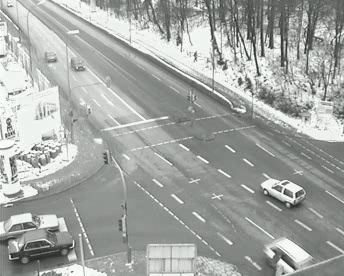
#> input picture CVBVP-Daten/OpenCV-06/Vid06.png, 344 x 276 px, given in place of Vid06a.avi, which was not available
$ python Prog06.py
#> lines starting #> are read from the running program, lines starting #| are printed output that depends on the picture; pictures that were not available may be replaced by others from this repository, and a replacement may not be noted
import cv2 as cv
import numpy as np

cap = cv.VideoCapture("CVBVP-Daten/OpenCV-06/Vid06a.avi")

if not cap.isOpened():
    print("Cannot open video file.")
    exit()

lastFrameBlur = None

while True:
    # Aufgabe 1
    # Capture frame-by-frame
    ret, frame = cap.read()
#> frame is the input picture: shape (276, 344, 3); mean B, G, R 163.1, 166.6, 163.1
    # if frame is read correctly ret is True
    if not ret:
        print("Can't receive frame (stream end?). Exiting ...")
        break
    # Our operations on the frame come here
    frame = cv.cvtColor(frame, cv.COLOR_BGR2GRAY)
#> frame: shape (276, 344)
    kernel = 5

    if lastFrameBlur is None:
        lastFrameBlur = np.empty(frame.shape, dtype=frame.dtype)
        lastFrameMedianBlur = np.empty(frame.shape, dtype=frame.dtype)
        lastFrameEqHist = np.empty(frame.shape, dtype=frame.dtype)
        lastFrame = np.empty(frame.shape, dtype=frame.dtype)

    modFrameBlur = cv.blur(frame, (5, 5))
    modFrameMedianBlur = cv.medianBlur(frame, 5)
    modFrameEqHist = cv.equalizeHist(frame)
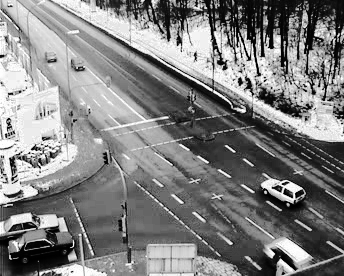
#> modFrameEqHist: shape (276, 344); min 0, max 255, mean 128.6

    diffFrame = cv.absdiff(frame, lastFrame)
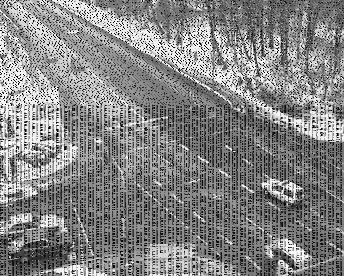
#> diffFrame: shape (276, 344); min 0, max 255, mean 132
    diffFrameBlur = cv.absdiff(modFrameBlur, lastFrameBlur)
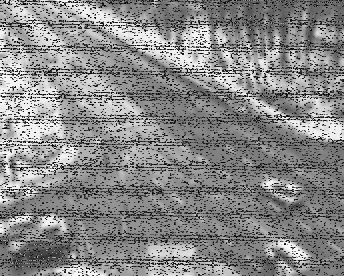
#> diffFrameBlur: shape (276, 344); min 0, max 251, mean 135.8
    diffFrameMedianBlur = cv.absdiff(modFrameMedianBlur, lastFrameMedianBlur)
    diffFrameEqHist = cv.absdiff(modFrameEqHist, lastFrameEqHist)
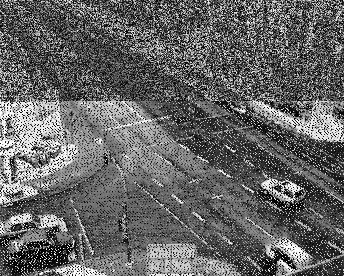
#> diffFrameEqHist: shape (276, 344); min 0, max 255, mean 101.4

    frames = np.concatenate(
        (frame, modFrameBlur, modFrameMedianBlur, modFrameEqHist), axis=1
    )
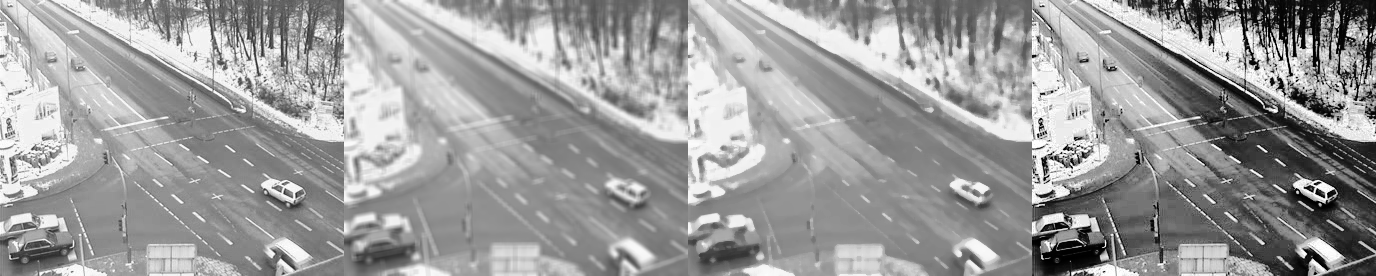
#> frames: shape (276, 1376); min 0, max 255, mean 156
    diffFrames = np.concatenate(
        (diffFrame, diffFrameBlur, diffFrameMedianBlur, diffFrameEqHist), axis=1
    )
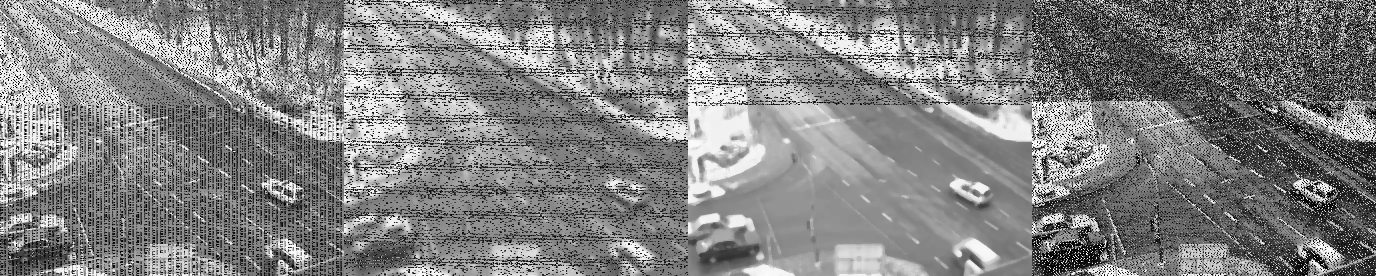
#> diffFrames: shape (276, 1376); min 0, max 255, mean 130.5
    lastFrames = np.concatenate(
        (lastFrame, lastFrameBlur, lastFrameMedianBlur, lastFrameEqHist), axis=1
    )
    fullFrame = np.concatenate(
        (
            frames,
            lastFrames,
            diffFrames,
        ),
        axis=0,
    )
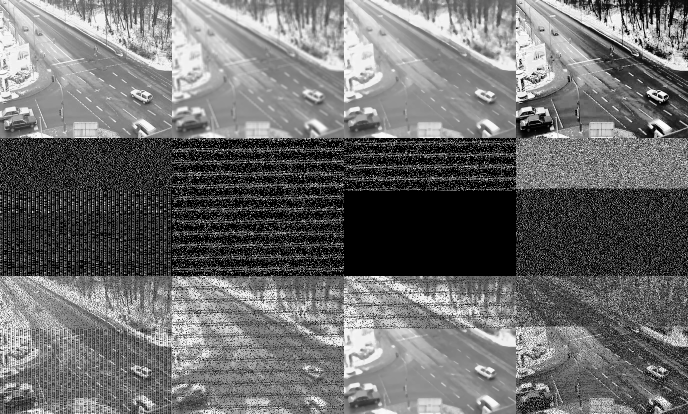
#> fullFrame: shape (828, 1376) (shown at 1/2 size); min 0, max 255, mean 110.4
    cv.imshow("frame", fullFrame)
    if cv.waitKey(1) == ord("q"):
#> (key q is pressed here)
        break

    lastFrame = frame
    lastFrameBlur = modFrameBlur
    lastFrameMedianBlur = modFrameMedianBlur
    lastFrameEqHist = modFrameEqHist
# When everything done, release the capture
cap.release()
cv.destroyAllWindows()
